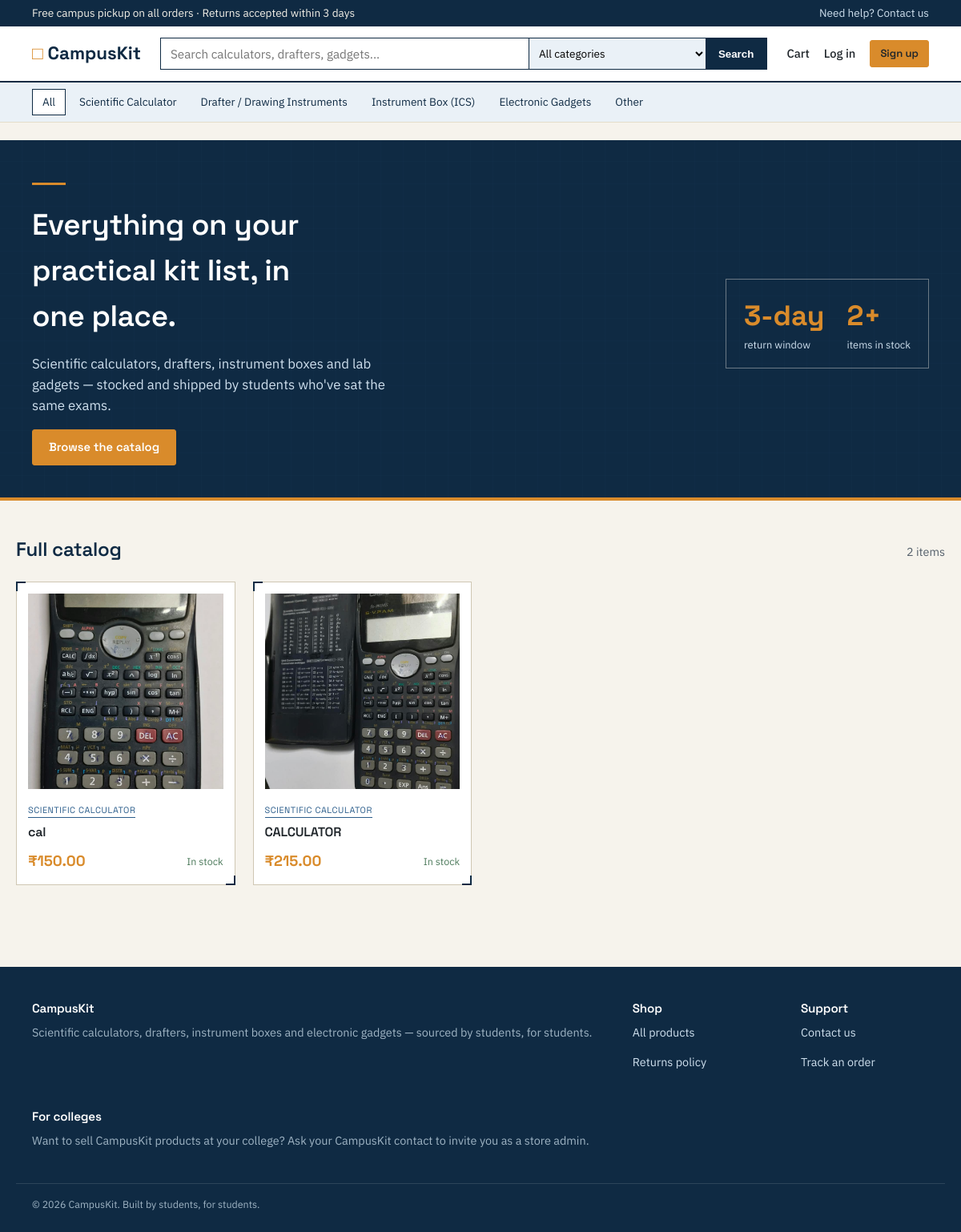
The page / on the database its author committed.
### models.py (models this page shows)
class Product(db.Model):
    __tablename__ = "products"
    id = db.Column(db.Integer, primary_key=True)
    name = db.Column(db.String(160), nullable=False, index=True)
    description = db.Column(db.Text, nullable=False, default="")
    category = db.Column(db.String(80), nullable=False, index=True)
    price = db.Column(db.Numeric(10, 2), nullable=False)
    stock = db.Column(db.Integer, nullable=False, default=0)
    brand = db.Column(db.String(80))
    is_active = db.Column(db.Boolean, default=True)
    added_by_id = db.Column(db.Integer, db.ForeignKey("users.id"), nullable=False)
    created_at = db.Column(db.DateTime, default=datetime.utcnow)
    images = db.relationship("ProductImage", backref="product", cascade="all, delete-orphan", lazy="joined")
    @property
    def in_stock(self):
        return self.stock > 0
    @property
    def primary_image(self):
        return self.images[0].filename if self.images else None

class ProductImage(db.Model):
    __tablename__ = "product_images"
    id = db.Column(db.Integer, primary_key=True)
    product_id = db.Column(db.Integer, db.ForeignKey("products.id"), nullable=False)
    filename = db.Column(db.String(255), nullable=False)

### blueprints/main.py (the view)
@main_bp.route("/")
def home():
    query = request.args.get("q", "").strip()
    category = request.args.get("category", "").strip()
    products = Product.query.filter_by(is_active=True)
    if query:
        like = f"%{query}%"
        products = products.filter(
            db.or_(Product.name.ilike(like), Product.description.ilike(like), Product.brand.ilike(like))
        )
    if category:
        products = products.filter_by(category=category)
    products = products.order_by(Product.created_at.desc()).all()
    return render_template(
        "index.html",
        products=products,
        categories=CATEGORY_CHOICES,
        query=query,
        active_category=category,
    )

### templates/index.html (shortened to what this page needs)
{% extends "base.html" %}
{% block content %}
{% if not query and not active_category %}
<section class="hero">
  <div class="container">
    <div class="hero-text">
      <span class="hero-eyebrow-line"></span>
      <h1>Everything on your practical kit list, in one place.</h1>
      <p class="lede">Scientific calculators, drafters, instrument boxes and lab gadgets — stocked and shipped by students who've sat the same exams.</p>
      <a class="btn btn-amber" href="#catalog">Browse the catalog</a>
    </div>
    <div class="hero-figure">
      <div class="hero-figure-row">
        <div>
          <div class="num">3-day</div>
          <div class="cap">return window</div>
        </div>
        <div>
          <div class="num">{{ products|length }}+</div>
          <div class="cap">items in stock</div>
        </div>
      </div>
    </div>
  </div>
</section>
{% endif %}
<div class="container section" id="catalog">
  <div class="section-head">
    <h2>
      {% if query %}Results for "{{ query }}"{% elif active_category %}{{ active_category }}{% else %}Full catalog{% endif %}
    </h2>
    <span class="count">{{ products|length }} item{{ 's' if products|length != 1 else '' }}</span>
  </div>
  {% if products %}
  <div class="grid">
    {% for p in products %}
    <div class="spec-card">
      <a href="{{ url_for('main.product_detail', product_id=p.id) }}" class="thumb">
        {% if p.primary_image %}
          <img src="{{ url_for('static', filename='uploads/products/' ~ p.primary_image) }}" alt="{{ p.name }}">
        {% else %}
          <span class="no-image">No image yet</span>
        {% endif %}
      </a>
      <span class="tag">{{ p.category }}</span>
      <h3><a href="{{ url_for('main.product_detail', product_id=p.id) }}">{{ p.name }}</a></h3>
      <div class="spec-row">
        <span class="price">₹{{ '%.2f'|format(p.price) }}</span>
        {% if p.in_stock %}<span class="stock-ok">In stock</span>{% else %}<span class="stock-out">Out of stock</span>{% endif %}
      </div>
    </div>
    {% endfor %}
  </div>
  {% else %}
  <div class="empty-state">
    <h3>No products match yet</h3>
    <p>Try a different search term, or check back soon — admins are adding new stock regularly.</p>
  </div>
  {% endif %}
</div>
{% endblock %}

### static/css/style.css (style rules this page uses)
:root { --navy: #0f2a43; --navy-2: #16375a; --paper: #f6f3ec; --panel: #ffffff; --blue: #2b5d8b; --blue-light: #eaf1f7; --amber: #d98b2b; --ink: #20262b; --ink-soft: #55606b; --line: #cfc7b3; --line-soft: #e4ddc9; --green: #4c7a5b; --red: #b24c3d; --radius: 3px; }
* { box-sizing: border-box; }
html, body { margin: 0; padding: 0; background: var(--paper); color: var(--ink); font-family: "IBM Plex Sans", -apple-system, BlinkMacSystemFont, "Segoe UI", sans-serif; font-size: 16px; line-height: 1.55; }
h1, h2, h3, h4, .brand, .btn, label, .tag { font-family: "Space Grotesk", "IBM Plex Sans", sans-serif; }
h1, h2, h3, h4 { color: var(--navy); margin: 0 0 0.5em; font-weight: 600; letter-spacing: -0.01em; }
a { color: var(--blue); text-decoration: none; }
p { margin: 0 0 1em; color: var(--ink-soft); }
img { max-width: 100%; display: block; }
.container { max-width: 1160px; margin: 0 auto; padding: 0 20px; }
.hero { position: relative; background: repeating-linear-gradient(0deg, transparent, transparent 27px, rgba(43,93,139,0.08) 28px), repeating-linear-gradient(90deg, transparent, transparent 27px, rgba(43,93,139,0.08) 28px), var(--navy); color: #f4f1e8; padding: 52px 0 40px; border-bottom: 4px solid var(--amber); }
.hero .container { display: flex; align-items: center; gap: 40px; flex-wrap: wrap; }
.hero-text { flex: 1; min-width: 280px; }
.hero-eyebrow-line { display: inline-block; width: 42px; height: 3px; background: var(--amber); margin-bottom: 14px; }
.hero h1 { color: #fff; font-size: 2.3rem; max-width: 15ch; }
.hero p.lede { color: #cfe0ee; max-width: 46ch; font-size: 1.05rem; }
.hero-figure { border: 1.5px solid rgba(244,241,232,0.4); padding: 18px 22px; min-width: 220px; }
.hero-figure .num { font-size: 2.2rem; font-weight: 700; color: var(--amber); font-family: "Space Grotesk"; }
.hero-figure .cap { font-size: 0.8rem; color: #cfe0ee; }
.hero-figure-row { display: flex; gap: 28px; }
.btn { display: inline-block; border: 1.5px solid var(--navy); background: var(--navy); color: #fff; padding: 10px 20px; font-weight: 600; font-size: 0.92rem; cursor: pointer; border-radius: var(--radius); text-align: center; }
.btn-amber { background: var(--amber); border-color: var(--amber); color: #fff; }
.section { padding: 42px 0; }
.section-head { display: flex; justify-content: space-between; align-items: baseline; margin-bottom: 22px; flex-wrap: wrap; gap: 10px; }
.section-head h2 { margin: 0; }
.section-head .count { color: var(--ink-soft); font-size: 0.9rem; }
.grid { display: grid; grid-template-columns: repeat(auto-fill, minmax(230px, 1fr)); gap: 22px; }
.spec-card { position: relative; background: var(--panel); border: 1px solid var(--line); padding: 14px; }
.spec-card::before, .spec-card::after, .spec-card .tick-br::before, .spec-card .tick-br::after { content: ""; }
.spec-card::before { position: absolute; top: -1px; left: -1px; width: 10px; height: 10px; border-top: 2px solid var(--navy); border-left: 2px solid var(--navy); }
.spec-card::after { position: absolute; bottom: -1px; right: -1px; width: 10px; height: 10px; border-bottom: 2px solid var(--navy); border-right: 2px solid var(--navy); }
.spec-card .thumb { aspect-ratio: 1 / 1; overflow: hidden; background: var(--blue-light); margin-bottom: 12px; display: flex; align-items: center; justify-content: center; }
.spec-card .thumb img { width: 100%; height: 100%; object-fit: cover; }
.tag { display: inline-block; font-size: 0.68rem; text-transform: uppercase; letter-spacing: 0.05em; color: var(--blue); border-bottom: 1px solid var(--blue); margin-bottom: 6px; }
.spec-card h3 { font-size: 1rem; margin-bottom: 4px; }
.spec-card h3 a { color: var(--ink); }
.spec-row { display: flex; justify-content: space-between; align-items: center; margin-top: 10px; }
.price { font-weight: 700; color: var(--amber); font-family: "Space Grotesk"; font-size: 1.15rem; }
.stock-ok { color: var(--green); font-size: 0.78rem; }

### rows shown on the page
Product: filename (picture), category "SCIENTIFIC CALCULATOR", name "cal", price "150.00", stock "In stock"
Product: filename (picture), category "SCIENTIFIC CALCULATOR", name "CALCULATOR", price "215.00", stock "In stock"

### other values the page prints
{{ cat }} "Scientific Calculator" "Drafter / Drawing Instruments" "Instrument Box (ICS)" "Electronic Gadgets" "Other"
{{ products|length }} "2"
{{ 's' if products|length != 1 else '' }} "s"
{{ 2026 }} "2026"
